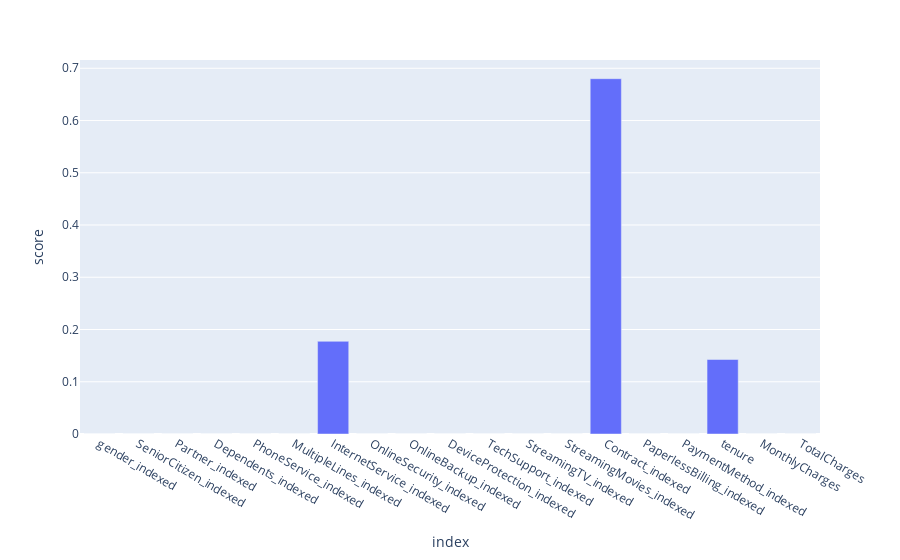

The cell this chart's notebook holds for it:
### Markdown cell above
We were asked to recommend a solution to reduce the customer churn.

### Code cell
# Create a model for feature importances
feature_importance = model.featureImportances
scores = [score for i, score in enumerate(feature_importance)]

# Convert to Pandas DataFrame
df = pd.DataFrame(scores, columns=["score"], index=categorical_col_indexed + numerical_cols)

# Show results
df

# Visualize results
px.bar(df, y="score")

### Figure 1 — Plotly figure (JSON) as saved in the notebook; plotly's stock layout.template omitted (floating-point values rounded to 4 significant figures)
{"data": [{"hovertemplate": "index=%{x}<br>score=%{y}<extra></extra>", "legendgroup": "", "marker": {"color": "#636efa", "pattern": {"shape": ""}}, "name": "", "orientation": "v", "showlegend": false, "textposition": "auto", "type": "bar", "x": ["gender_indexed", "SeniorCitizen_indexed", "Partner_indexed", "Dependents_indexed", "PhoneService_indexed", "MultipleLines_indexed", "InternetService_indexed", "OnlineSecurity_indexed", "OnlineBackup_indexed", "DeviceProtection_indexed", "TechSupport_indexed", "StreamingTV_indexed", "StreamingMovies_indexed", "Contract_indexed", "PaperlessBilling_indexed", "PaymentMethod_indexed", "tenure", "MonthlyCharges", "TotalCharges"], "xaxis": "x", "y": [0.0, 0.0, 0.0, 0.0, 0.0, 0.0, 0.1774, 0.0, 0.0, 0.0, 0.0, 0.0, 0.0, 0.68, 0.0, 0.0, 0.1426, 0.0, 0.0], "yaxis": "y"}], "layout": {"barmode": "relative", "legend": {"tracegroupgap": 0}, "margin": {"t": 60}, "xaxis": {"anchor": "y", "domain": [0, 1], "title": {"text": "index"}}, "yaxis": {"anchor": "x", "domain": [0, 1], "title": {"text": "score"}}}}
